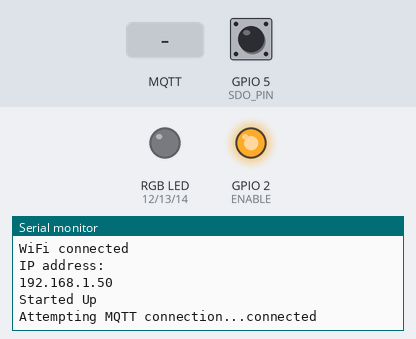
The sketch below on a simulated ESP8266 (NodeMCU). Parts: an RGB LED mixed from three pins (HIGH = lit), output pins drawn as LEDs (lit = HIGH), the last lines printed to the serial monitor. The test bench sets the inputs (shaded band); at power-on: GPIO 5 (SDO_PIN) HIGH. WiFi joins after 1.5 s; servers stay silent unless stated; no MQTT or app messages arrive unless stated; pins used as bus, display or sensor lines are not drawn.

Above: at 2.7 s.
2.8 s: MQTT message "RGB" arrives on the first subscribed topic
At 3.7 s:
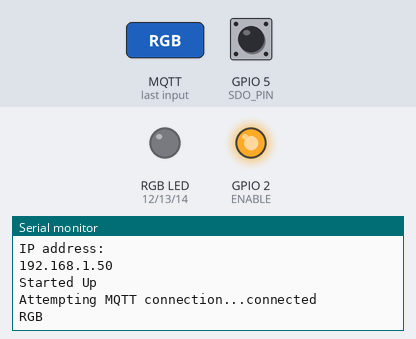
4.3 s: MQTT message "OFF" arrives on the first subscribed topic
At 4.9 s:
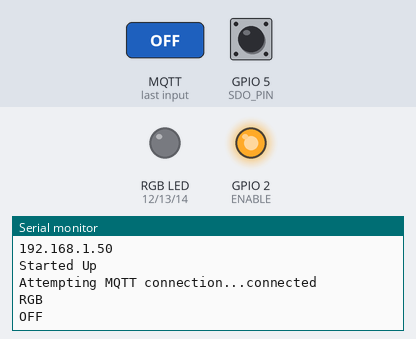
5.8 s: MQTT message "STATIC" arrives on the first subscribed topic
At 7.2 s:
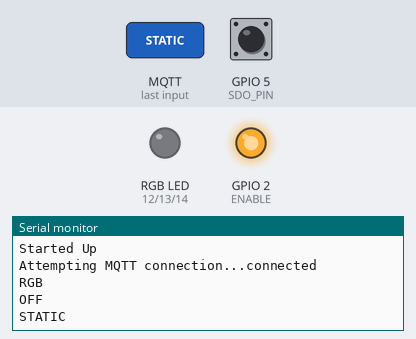

Measured:
- after the input at 2.8 s, the serial monitor: prints a new line at once (image 1)
- after the input at 4.3 s, the serial monitor: prints a new line at once (image 2)
- after the input at 5.8 s, the serial monitor: prints a new line at once (image 3)

The sketch:

AutoHome-MQTT-RGBV1.213.ino
```cpp
#include <ESP8266WiFi.h>
#include <PubSubClient.h>

/* Network Settings that can be changed */
const char* ssid     = "wifi name";
const char* password = "wifi password";
const char* mqtt_server = "mqtt server adress";

#define RED 12 //11; // CORRECT
#define GREEN 13  // CORRECT
#define BLUE 14 // CORRECT
#define ENABLE 2 // PSU on off pin

#define SCL_PIN 4
#define SDO_PIN 5

int R = 0;
int G = 0;
int B = 0;

unsigned long previousMillis = 0;

WiFiClient espClient;
PubSubClient pubclient(espClient);

void setup_wifi() {

  // We start by connecting to a WiFi network

  Serial.println();
  Serial.println();
  Serial.print("Connecting to ");
  Serial.println(ssid);

  WiFi.mode(WIFI_STA);

  WiFi.begin(ssid, password);

  while (WiFi.status() != WL_CONNECTED) {
    delay(500);
    Serial.print(".");
  }

  Serial.println("");
  Serial.println("WiFi connected");
  Serial.println("IP address: ");
  Serial.println(WiFi.localIP());
  Serial.println("Started Up");

  analogWriteRange(255);

}

String getValue(String data, char separator, int index)  // daves usefull funciton
{
  int found = 0;
  int strIndex[] = {0, -1};
  int maxIndex = data.length()-1;

  for(int i=0; i<=maxIndex && found<=index; i++){
    if(data.charAt(i)==separator || i==maxIndex){
        found++;
        strIndex[0] = strIndex[1]+1;
        strIndex[1] = (i == maxIndex) ? i+1 : i;
    }
  }

  return found>index ? data.substring(strIndex[0], strIndex[1]) : "";
}

void callback(char* topic, byte* payload, unsigned int length) {  // decompoiseng the mqtt message

  String packet = "";

   for (int i = 0; i < length; i++) {
    packet = packet + (char)payload[i];
  }

  /* gets called when get message */
  /* getValue(packet, ':', 0).equals("RGB") */
  /* insert main code here */

  Serial.println(packet);
  if(getValue(packet, ':', 0).equals("RGB")){  // first part of the sting RGB

    if(getValue(packet, ':', 1).equals("OFF")){  // second part of the string "..."
      digitalWrite(ENABLE,HIGH);
      analogWrite(RED,0);
      analogWrite(GREEN,0);
      analogWrite(BLUE,0);
    }

    if(getValue(packet, ':', 1).equals("STATIC")){  // second part of the string "..."
         String colors = getValue(packet, ':', 2);

       //    digitalWrite(ENABLE,LOW);

          SETRGB(getValue(colors, ',' ,0).toInt(), getValue(colors, ',' ,1).toInt(), getValue(colors, ',' ,2).toInt());

       //    analogWrite(RED, getValue(colors, ',' ,0).toInt());
       //    analogWrite(GREEN, getValue(colors, ',' ,1).toInt());
       //    analogWrite(BLUE, getValue(colors, ',' ,2).toInt());
    }

  }


//  RGB:STATIC:255,255,255
}

void reconnect() {

  // Loop until we're reconnected
  while (!pubclient.connected()) {

    Serial.print("Attempting MQTT connection...");

  /* Connect to diffrent chennels */

   if (pubclient.connect("BedRoomLights", "autohome" , "autoHOME")) {  // define in header
      Serial.println("connected");

       // Subscribe to chenels here
        pubclient.subscribe( "/home/bedroom/lights/RGB" );

    } else {
      Serial.print("failed, rc=");
      Serial.print(pubclient.state());
      Serial.println(" try again in 5 seconds");
      // Wait 5 seconds before retrying
      delay(5000);
    }

  }

}

void setup() {

  Serial.begin(115200);
  delay(10);

  setup_wifi();

  pubclient.setServer(mqtt_server, 1883);
  pubclient.setCallback(callback);

  reconnect();

  pinMode(RED,OUTPUT);
  pinMode(GREEN,OUTPUT);
  pinMode(BLUE,OUTPUT);
  pinMode(ENABLE,OUTPUT);
digitalWrite(ENABLE,HIGH);

 pinMode(SCL_PIN,OUTPUT);
 pinMode(SDO_PIN,INPUT);
}

void loop() {

   if (!pubclient.connected()) {
    reconnect();
   }

   //if( Read_Keypad() == 15)
   //{ SETRGB(R++,G++,B++);}
unsigned long currentMillis = millis();
 if (currentMillis - previousMillis >= 150) {
    // save the last time you blinked the LED
    previousMillis = currentMillis;

// Serial.println("tick   tock");
  switch( Read_Keypad() ){

    case 1:
        {
          if(R <= 247) {
          SETRGB((R+8) , G, B); }
          else {
          SETRGB((R=255) , G, B); }
        } break;

    case 5:
        {
          if(R >= 8) {
          SETRGB((R-8) , G, B); }
          else {
          SETRGB((R=0) , G, B); }
        } break;

    case 2:
        {
          if(G <= 247) {
          SETRGB(R , (G+8), B); }
        } break;

    case 6:
        {
          if(G >= 8) {
          SETRGB(R, (G-8), B); }
        } break;

    case 3:
        {
          if(B <= 247) {
          SETRGB(R , G, (B+8)); }
        } break;

    case 7:
        {
          if(B >= 8) {
          SETRGB(R , G, (B-8)); }
        } break;

    case 15:
        {
          SETRGB(255 ,255, 255);
        } break;

            case 16:
        {
          SETRGB(0 , 0, 0);
        } break;

  }}

  pubclient.loop();

}

void SETRGB(int r, int g, int b)
{
if(r == 0 && g == 0 && b ==0 ){
  digitalWrite(ENABLE, HIGH);
}
  else
    { digitalWrite(ENABLE,LOW); }

    analogWrite(RED,r);
    analogWrite(GREEN,g);
    analogWrite(BLUE,b);

    Serial.println(r);
    Serial.println(g);
    Serial.println(b);

  R = r;
  G = g;
  B = b;

}


/* Read the state of the keypad */
byte Read_Keypad(void)
{
  byte Count;
  byte Key_State = 0;

  /* Pulse the clock pin 16 times (one for each key of the keypad)
     and read the state of the data pin on each pulse */
  for(Count = 1; Count <= 16; Count++)
  {
    digitalWrite(SCL_PIN, LOW);

    /* If the data pin is low (active low mode) then store the
       current key number */
    if (!digitalRead(SDO_PIN))
     { Key_State = Count; }
           digitalWrite(SCL_PIN, HIGH);
     }

  return Key_State;
 //  delay(10);
}
```
